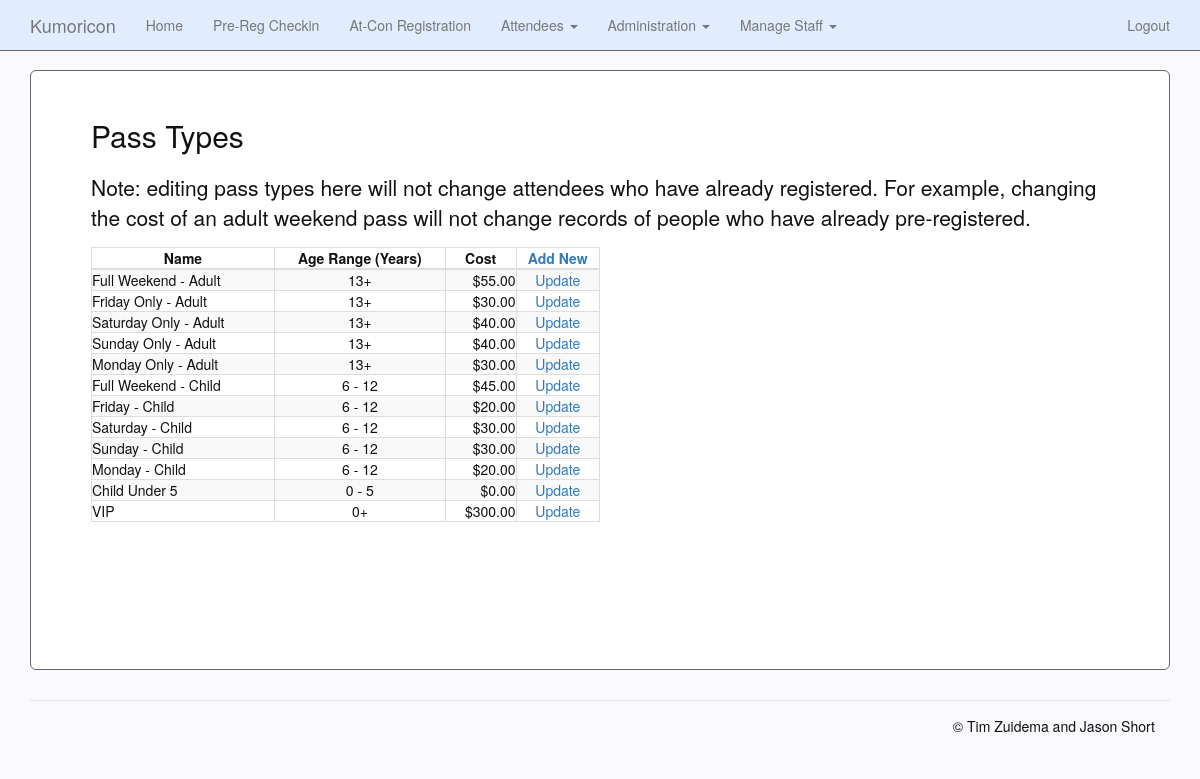
Page /site/admin/pass_type_list.php (signed in) on the committed database.
### tables this page shows
CREATE TABLE pass_types
(
    id                  INT UNSIGNED PRIMARY KEY NOT NULL AUTO_INCREMENT,
    name                VARCHAR(250) NOT NULL,
    category            CHAR(10) NOT NULL COMMENT 'weekend, friday, saturday, vip, etc (lower case)',
    visible             CHAR(1) COMMENT 'Y or N',
    min_age             TINYINT UNSIGNED NOT NULL COMMENT 'Minimum age in years',
    max_age             TINYINT UNSIGNED NOT NULL COMMENT 'Max age in years',
    cost                DECIMAL(7,2) NOT NULL
);

### site/includes/functions.php (called while the page is built, shortened)
<?php
require_once 'classes.php';
$conn = getDBConnection();
function getDBConnection() {
	$db_hostname = "localhost";
	$db_name = "registration";
	$db_user = "kumo_rw";
	$db_password = "CHANGEME";
	try {
		$conn = new PDO('mysql:host=' . $db_hostname . ';dbname=' . $db_name, $db_user, $db_password);
		$conn->setAttribute(PDO::ATTR_ERRMODE, PDO::ERRMODE_EXCEPTION);
	} catch(PDOException $e) {
		echo 'ERROR: ' . $e->getMessage();
		die();
	}
	return $conn;
}
function passTypeList(){
	global $conn;
	$stmt = $conn->prepare("SELECT * FROM pass_types ORDER BY min_age DESC");
	$stmt->execute();
	$stmt->setFetchMode(PDO::FETCH_CLASS, "PassType");
	return $stmt;
}

### site/includes/classes.php (called while the page is built, shortened)
<?php
class PassType {
    public $min_age;
    public $max_age;
    public function getAgeRange() {
        $ageRange = $this->min_age;
        if ($this->max_age == 255 && $this->max_age > 0) {
          $ageRange .= "+";
        } else {
          $ageRange .= " - " . $this->max_age;
        }
        return $ageRange;
    }
}

### site/admin/pass_type_list.php (the view, shortened to what this page needs)
<?php
require_once('../includes/functions.php');
$passTypeList = passTypeList();
?>
<!DOCTYPE html>
<html lang="en">
<head>
  <link href="../assets/dist/css/bootstrap.min.css" rel="stylesheet">
  <link href="../assets/css/navbar-fixed-top.css" rel="stylesheet">
</head>
<body>
<?php require '../includes/template/navigationBar.php'; ?>
<div class="container">
  <div class="jumbotron">
    <h2>Pass Types</h2>
    <p>Note: editing pass types here will not change attendees who have already registered. For example,
    changing the cost of an adult weekend pass will not change records of people who have already
    pre-registered.</p>
    <table class="table-bordered table-striped col-md-6">
      <thead>
      <tr>
        <th class="text-center">Name</th>
        <th class="text-center">Age Range (Years)</th>
        <th class="text-center">Cost</th>
        <th class="text-center"><a href="pass_type_update.php">Add New</a></th>
      </tr>
      </thead>
      <?php while ($passType = $passTypeList->fetch()) { ?>
          <tr>
            <td>
            <? if ($passType->visible != "Y") { ?>
              <i><?php echo $passType->name ?> (hidden)</i>
            <? } else { ?>
              <?php echo $passType->name ?>
            <? } ?>
            </td>
            <td class="text-center">
              <?php echo $passType->getAgeRange() ?>
            </td>
            <td class="text-right">$<?php echo $passType->cost ?></td>
            <td class="text-center"><a href="/admin/pass_type_update.php?id=<?php echo $passType->id ?>">Update</td>
          </tr>
      <?php } ?>
    </table>
  </div>
  <?php require '../includes/template/footer.php' ?>
</div>
</body>
</html>

### site/assets/css/navbar-fixed-top.css (style rules this page uses)
body { padding-top: 70px; background-color: #F9F9FF; color: #111; }
.jumbotron { color: #111; background-color: #FFFFFF; min-height: 600px; border: 1px solid #666; }
h2 { margin-top: 0px !important; margin-bottom: 20px !important; }

### rows in the picture
pass_types: name "Full Weekend - Adult", $passType->getAgeRange() "13+", cost "55.00"
pass_types: name "Friday Only - Adult", $passType->getAgeRange() "13+", cost "30.00"
pass_types: name "Saturday Only - Adult", $passType->getAgeRange() "13+", cost "40.00"
pass_types: name "Sunday Only - Adult", $passType->getAgeRange() "13+", cost "40.00"
pass_types: name "Monday Only - Adult", $passType->getAgeRange() "13+", cost "30.00"
pass_types: name "Full Weekend - Child", $passType->getAgeRange() "6 - 12", cost "45.00"
pass_types: name "Friday - Child", $passType->getAgeRange() "6 - 12", cost "20.00"
pass_types: name "Saturday - Child", $passType->getAgeRange() "6 - 12", cost "30.00"
pass_types: name "Sunday - Child", $passType->getAgeRange() "6 - 12", cost "30.00"
pass_types: name "Monday - Child", $passType->getAgeRange() "6 - 12", cost "20.00"
pass_types: name "Child Under 5", $passType->getAgeRange() "0 - 5", cost "0.00"
pass_types: name "VIP", $passType->getAgeRange() "0+", cost "300.00"
